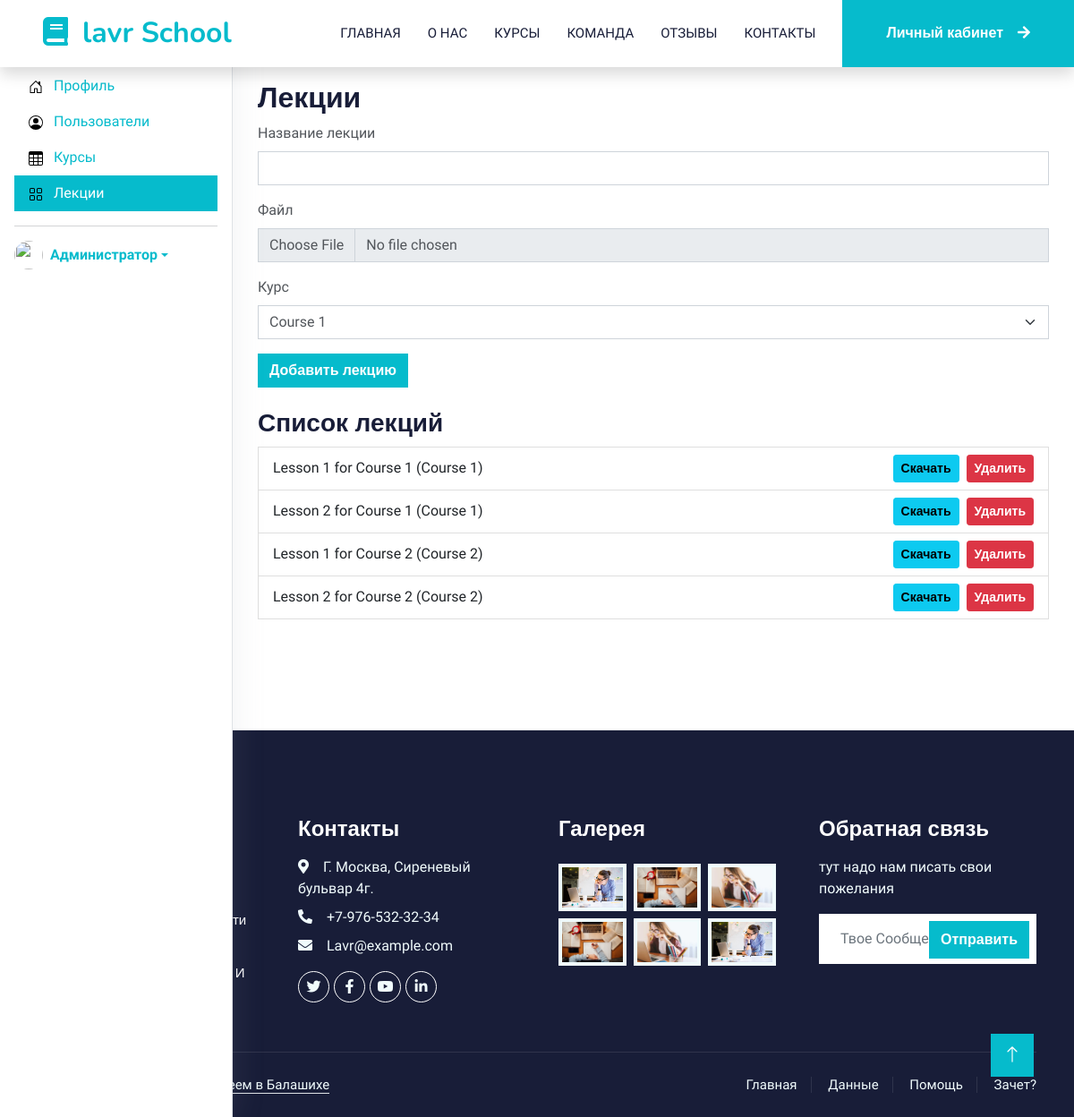
Screenshot of /client/?page=lessons (signed in) with the database file from the repository.
### tables this page shows
CREATE TABLE IF NOT EXISTS lessons (
	id INT AUTO_INCREMENT PRIMARY KEY,
	course_id INT NOT NULL,
	name VARCHAR(255) NOT NULL,
	file_path VARCHAR(255),
	FOREIGN KEY (course_id) REFERENCES courses(id) ON DELETE CASCADE
);

CREATE TABLE IF NOT EXISTS courses (
	id INT AUTO_INCREMENT PRIMARY KEY,
	name VARCHAR(255) NOT NULL
);

### client/lessons.php (the view, shortened to what this page needs)
<?php
function sanitizeFileName($filename, $maxLength = 100) {
	$filename = preg_replace('/[^A-Za-zА-Яа-я0-9\- ]/u', '', $filename);
	$filename = trim($filename);
	$filename = str_replace(' ', '_', $filename);
	return $filename;
}
require_once '../db.php';
$user = $_SESSION['user'];
$courses = $pdo->query('SELECT * FROM courses')->fetchAll();
if ($user['group'] == 1) {
	$lessons = $pdo->query('SELECT lessons.*, courses.name AS course_name FROM lessons JOIN courses ON lessons.course_id = courses.id')->fetchAll();
}
?>
<h2>Лекции</h2>
<?php if ($user['group'] == 1): ?>
	<form method="post" enctype="multipart/form-data">
		<div class="mb-3">
			<label for="name" class="form-label">Название лекции</label>
			<input type="text" class="form-control" id="name" name="name" required>
		</div>
		<div class="mb-3">
			<label for="file" class="form-label">Файл</label>
			<input type="file" class="form-control" id="file" name="file" required>
		</div>
		<div class="mb-3">
			<label for="course_id" class="form-label">Курс</label>
			<select class="form-select" id="course_id" name="course_id" required>
				<?php foreach ($courses as $course): ?>
					<option value="<?php echo $course['id']; ?>"><?php echo htmlspecialchars($course['name']); ?></option>
				<?php endforeach; ?>
			</select>
		</div>
		<button type="submit" name="add_lesson" class="btn btn-primary">Добавить лекцию</button>
	</form>
<?php endif; ?>
<h3 class="mt-4">Список лекций</h3>
<ul class="list-group">
	<?php foreach ($lessons as $lesson): ?>
		<li class="list-group-item d-flex justify-content-between align-items-center">
			<?php echo htmlspecialchars($lesson['name']) . ' (' . htmlspecialchars($lesson['course_name']) . ')'; ?>
			<a href="<?php echo htmlspecialchars($lesson['file_path']); ?>" class="btn btn-info btn-sm ms-auto" download="<?php echo sanitizeFileName($lesson['name']) . '.pdf'; ?>">Скачать</a>
			<?php if ($user['group'] == 1): ?>
				<form method="post" class="d-inline ms-2">
					<button type="submit" name="delete_lesson" class="btn btn-danger btn-sm">Удалить</button>
				</form>
			<?php endif; ?>
		</li>
	<?php endforeach; ?>
</ul>

### assets/css/style.css (style rules this page uses)
:root { --primary: #06BBCC; --light: #F0FBFC; --dark: #181d38; }
.btn { font-family: 'Nunito', sans-serif; font-weight: 600; transition: .5s; }
.btn.btn-primary, .btn.btn-secondary { color: #FFFFFF; }

### rows the page displays
lessons: name "Lesson 1 for Course 1", course.name "Course 1"
lessons: name "Lesson 2 for Course 1", course.name "Course 1"
lessons: name "Lesson 1 for Course 2", course.name "Course 2"
lessons: name "Lesson 2 for Course 2", course.name "Course 2"

### other values shown
$user['name'] "Администратор"
form field course_id "Course 1"
